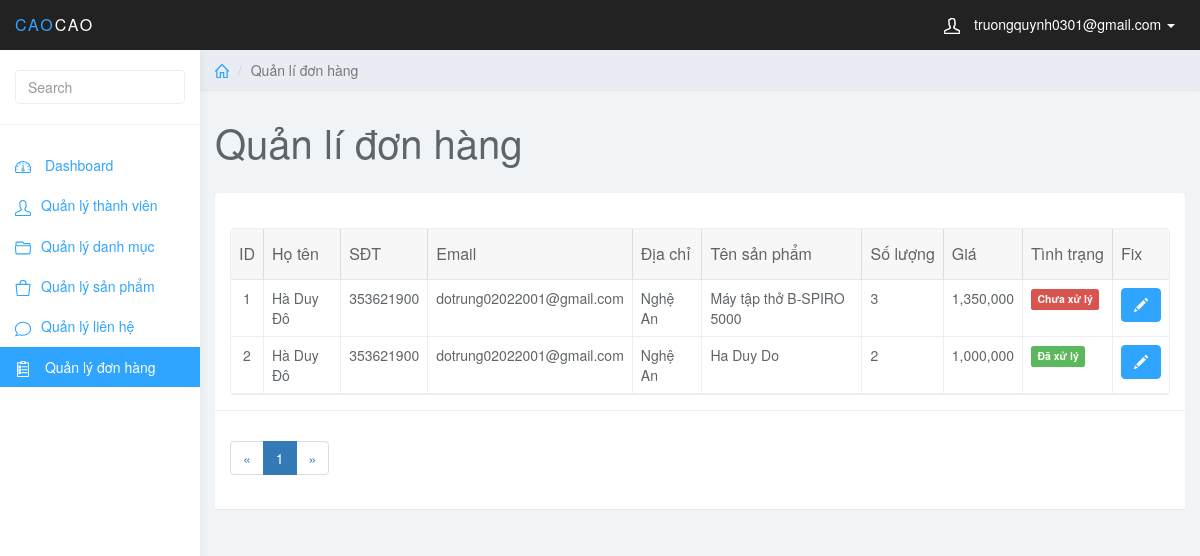
The app's page /admin/index.php?page_layout=orders (signed in) with its own data.
### tables this page shows
CREATE TABLE `orders` (
  `od_id` int(11) NOT NULL,
  `od_name` varchar(50) NOT NULL,
  `od_phone` int(11) NOT NULL,
  `od_mail` varchar(100) NOT NULL,
  `od_address` varchar(100) NOT NULL,
  `od_prd_name` varchar(4000) NOT NULL,
  `od_qtt` int(11) NOT NULL,
  `od_all_price` int(11) NOT NULL,
  `od_check` int(11) DEFAULT NULL
);

### admin/orders.php (the view, shortened to what this page needs)
<?php
if (isset($_GET['page'])) {
    $page = $_GET['page'];
} else {
    $page = 1;
}
$rows_per_page = 5;
$per_row = $page * $rows_per_page - $rows_per_page;
$total_rows = mysqli_num_rows(mysqli_query($conn, "SELECT * FROM orders"));
$total_pages = ceil($total_rows / $rows_per_page);
$list_pages = '';
$page_prev = $page - 1;
if ($page_prev <= 0) {
    $page_prev = 1;
}
$list_pages .= '<li class="page-item"><a class="page-link" href="index.php?page_layout=orders&page=' . $page_prev . '">&laquo;</a></li>';
for ($i = 1; $i <= $total_pages; $i++) {
    if ($i == $page) {
        $active = 'active';
    } else {
        $active = '';
    }
    $list_pages .= '<li class="page-item ' . $active . '"><a class="page-link" href="index.php?page_layout=orders&page=' . $i . '">' . $i . '</a></li>';
}
$page_next = $page + 1;
if ($page_next > $total_pages) {
    $page_next = $total_pages;
}
$list_pages .= '<li class="page-item"><a class="page-link" href="index.php?page_layout=orders&page=' . $page_next . '">&raquo;</a></li>';
?>
<div class="col-sm-9 col-sm-offset-3 col-lg-10 col-lg-offset-2 main">
    <div class="row">
        <ol class="breadcrumb">
            <li><a href="#"><svg class="glyph stroked home">
                        <use xlink:href="#stroked-home"></use>
                    </svg></a></li>
            <li class="active">Quản lí đơn hàng</li>
        </ol>
    </div>
    <div class="row">
        <div class="col-lg-12">
            <h1 class="page-header">Quản lí đơn hàng</h1>
        </div>
    </div>
    <div class="row">
        <div class="col-lg-12">
            <div class="panel panel-default">
                <div class="panel-body">
                    <table data-toolbar="#toolbar" data-toggle="table">
                        <thead>
                            <tr>
                                <th>ID</th>
                                <th>Họ tên</th>
                                <th>SĐT</th>
                                <th>Email</th>
                                <th>Địa chỉ</th>
                                <th>Tên sản phẩm</th>
                                <th>Số lượng</th>
                                <th>Giá</th>
                                <th>Tình trạng</th>
                                <th>Fix</th>
                            </tr>
                        </thead>
                        <tbody>
                            <?php
                            $sql = "SELECT * FROM orders ORDER BY od_id ASC LIMIT $per_row, $rows_per_page";
                            $query = mysqli_query($conn, $sql);
                            while ($row = mysqli_fetch_array($query)) {
                            ?>
                                <tr>
                                    <td class="text-center"><?php echo $row['od_id']; ?></td>
                                    <td><?php echo $row['od_name']; ?></td>
                                    <td><?php echo $row['od_phone']; ?></td>
                                    <td><?php echo $row['od_mail']; ?></td>
                                    <td><?php echo $row['od_address']; ?></td>
                                    <td><?php echo $row['od_prd_name']; ?></td>
                                    <td><?php echo $row['od_qtt']; ?></td>
                                    <td><?php echo number_format($row['od_all_price']); ?></td>
                                    <td>
                                    <span class="label <?php if($row['od_check'] == 1){echo 'label-success';}else{echo 'label-danger';}?>"><?php if($row['od_check'] == 1){echo 'Đã xử lý';}else{echo 'Chưa xử lý';}?>
                                    </span>
                                    </td>
                                    <td>
                                    <a href="index.php?page_layout=orders_check&od_id=<?php echo $row['od_id'] ?>" class="btn btn-primary"><i class="glyphicon glyphicon-pencil"></i></a>
                                    </td>
                                </tr>
                            <?php } ?>
                        </tbody>
                    </table>
                </div>
                <div class="panel-footer">
                    <nav aria-label="Page navigation example">
                        <ul class="pagination">
                            <?php echo $list_pages; ?>
                        </ul>
                    </nav>
                </div>
            </div>
        </div>
    </div>
</div>

### admin/css/styles.css (style rules this page uses)
body { background: #f1f4f7; padding-top: 50px; color: #5f6468; }
a, a:hover, a:focus { color: #30a5ff; }
h1, h2, h3, h4, h5, h6 { color: #5f6468; }
h1 { font-weight: 300; font-size: 40px; }
.btn-primary, .btn-primary:hover, .btn-primary:focus, .btn-primary:active, .btn-primary.active, .open > .dropdown-toggle.btn-primary, .btn-primary.disabled, .btn-primary[disabled], fieldset[disabled] .btn-primary, .btn-primary.disabled:hover, .btn-primary[disabled]:hover, fieldset[disabled] .btn-primary:hover, .btn-primary.disabled:focus, .btn-primary[disabled]:focus, fieldset[disabled] .btn-primary:focus, .btn-primary.disabled:active, .btn-primary[disabled]:active, fieldset[disabled] .btn-primary:active, .btn-primary.disabled.active, .btn-primary[disabled].active, fieldset[disabled] .btn-primary.active { background-color: #30a5ff; border-color: #30a5ff; }
.panel { border: 0; }
.panel-footer { background: #fff; border-top: 1px solid #eee; }
.breadcrumb { border-radius: 0; padding: 10px 15px; background: #e9ecf2; box-shadow: 0 1px 1px rgba(0, 0, 0, .05); margin: 0 ; }
h1.page-header { margin-top: 30px; border-bottom: 0; }
.table { background: #fff; }
.breadcrumb .glyph { height: 14px; width: 14px; margin: -2px 0 0 0; stroke-width: 4px; }

### records on screen
orders: od_id "1", od_name "Hà Duy Đô", od_phone "353621900", od_mail "dotrung02022001@gmail.com", od_address "Nghệ An", od_prd_name "Máy tập thở B-SPIRO 5000", od_qtt "3", od_all_price "1,350,000", od_check "Chưa xử lý"
orders: od_id "2", od_name "Hà Duy Đô", od_phone "353621900", od_mail "dotrung02022001@gmail.com", od_address "Nghệ An", od_prd_name "Ha Duy Do", od_qtt "2", od_all_price "1,000,000", od_check "Đã xử lý"

### other values on screen
$_SESSION["mail"] "truongquynh0301@gmail.com"
